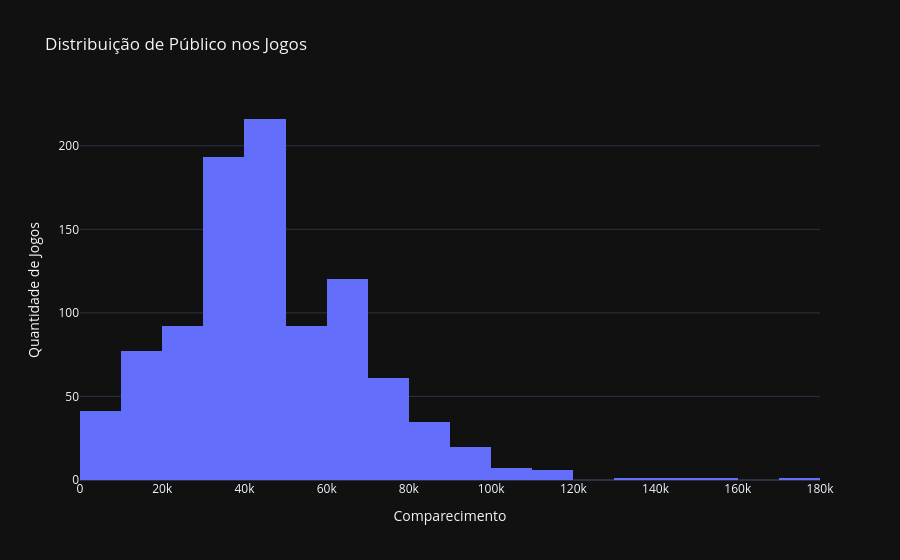

This figure's notebook cell:
### Code cell
fig = px.histogram(
    wc_publico,
    x='comparecimento',
    nbins=30,
    title='Distribuição de Público nos Jogos'
)

fig.update_layout(
    xaxis_title='Comparecimento',
    yaxis_title='Quantidade de Jogos'
)

fig.show()

### Figure 1 — Plotly figure (JSON) as saved in the notebook; plotly's stock layout.template omitted (floating-point values rounded to 4 significant figures; data arrays with more than 128 entries replaced by an {"elided": "..."} marker saying what was removed)
{"data": [{"bingroup": "x", "hovertemplate": "comparecimento=%{x}<br>count=%{y}<extra></extra>", "legendgroup": "", "marker": {"color": "#636efa", "pattern": {"shape": ""}}, "name": "", "nbinsx": 30, "orientation": "v", "showlegend": false, "type": "histogram", "x": {"elided": "964 int values"}, "xaxis": "x", "yaxis": "y"}], "layout": {"barmode": "relative", "legend": {"tracegroupgap": 0}, "title": {"text": "Distribuição de Público nos Jogos"}, "xaxis": {"anchor": "y", "domain": [0, 1], "title": {"text": "Comparecimento"}}, "yaxis": {"anchor": "x", "domain": [0, 1], "title": {"text": "Quantidade de Jogos"}}}}
